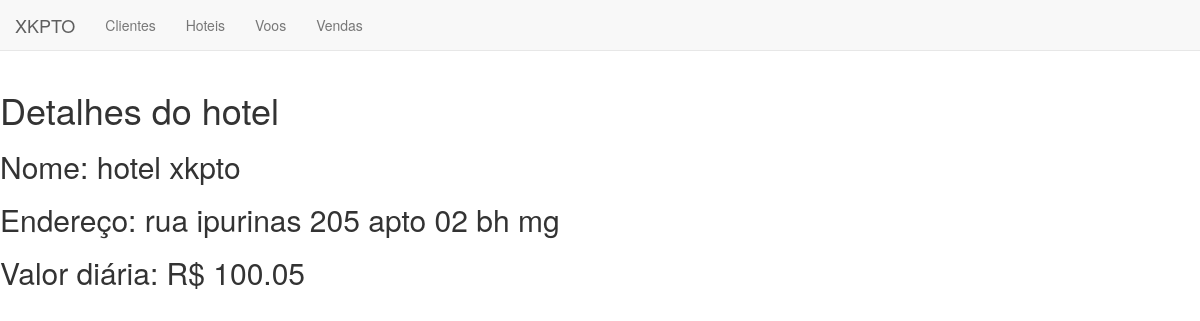
Screenshot of /hoteis/visualizar/2 with the database file from the repository.
### hoteis/models.py (models this page shows, shortened)
class Hotel(models.Model):
    nome = models.CharField(max_length=50)
    logradouro = models.CharField(max_length=100)
    numero = models.IntegerField()
    complemento = models.CharField(max_length=50)
    bairro = models.CharField(max_length=50)
    cidade = models.CharField(max_length=50)
    estado = models.CharField(max_length=50)
    valor_diaria = models.DecimalField(
        max_digits=6, decimal_places=2, default=100.00)

### hoteis/views.py (the view)
class VisualizarHotel(DetailView):
    model = Hotel

### hoteis/templates/hoteis/hotel_detail.html
{% include 'core/inicio.html' %}
{% block content %}
<h1>Detalhes do hotel</h1>
<h2>Nome: {{object.nome}}</h2>
<h2>Endereço: {{object.logradouro}} {{object.numero}} {{object.complemento}} {{object.cidade}} {{object.estado}} </h2>
<h2>Valor diária: R$ {{object.valor_diaria}}</h2>
{% endblock %}

### core/templates/core/base.html (style rules this page uses)
body { padding-top: 70px; }

### rows the page displays
Hotel: nome "hotel xkpto", logradouro "rua ipurinas", numero "205", complemento "apto 02", cidade "bh", estado "mg", valor_diaria "100.05"
